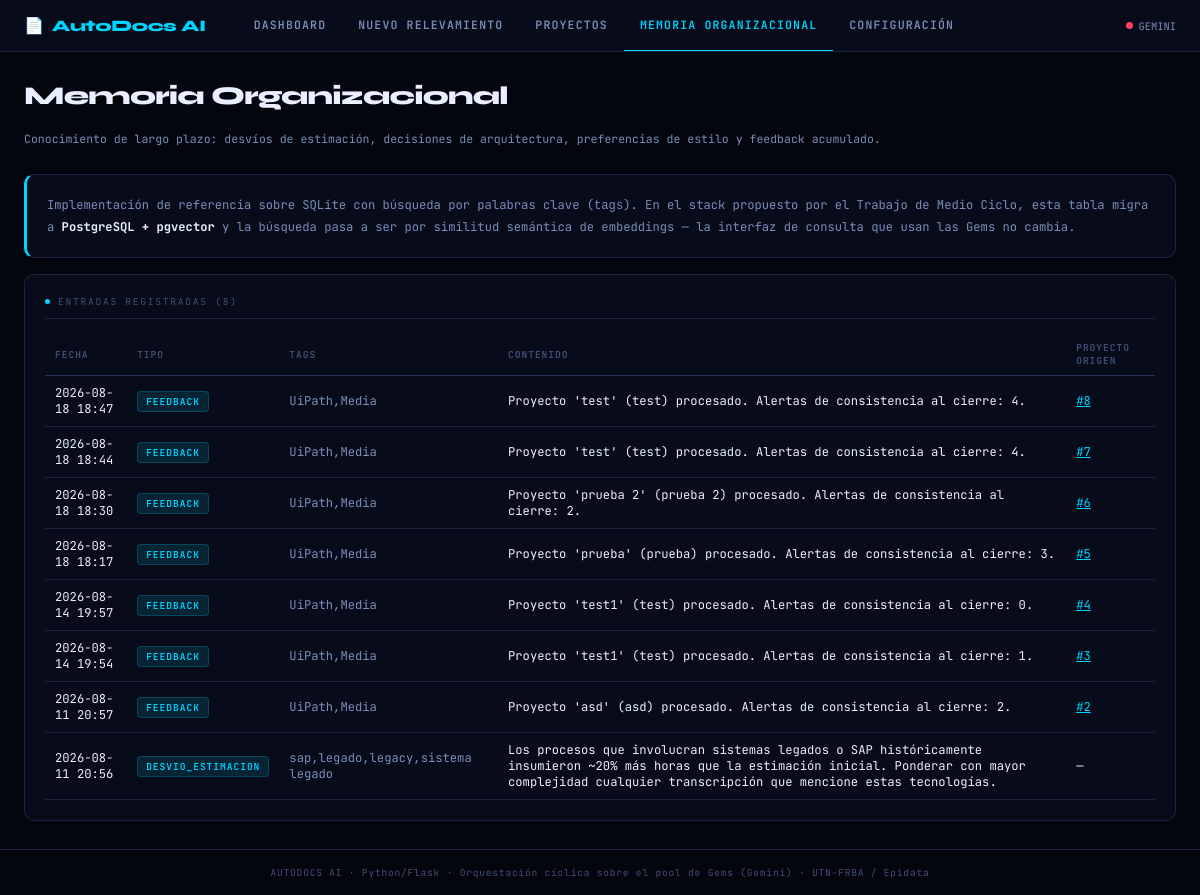
The page /memoria on the database as committed earlier.
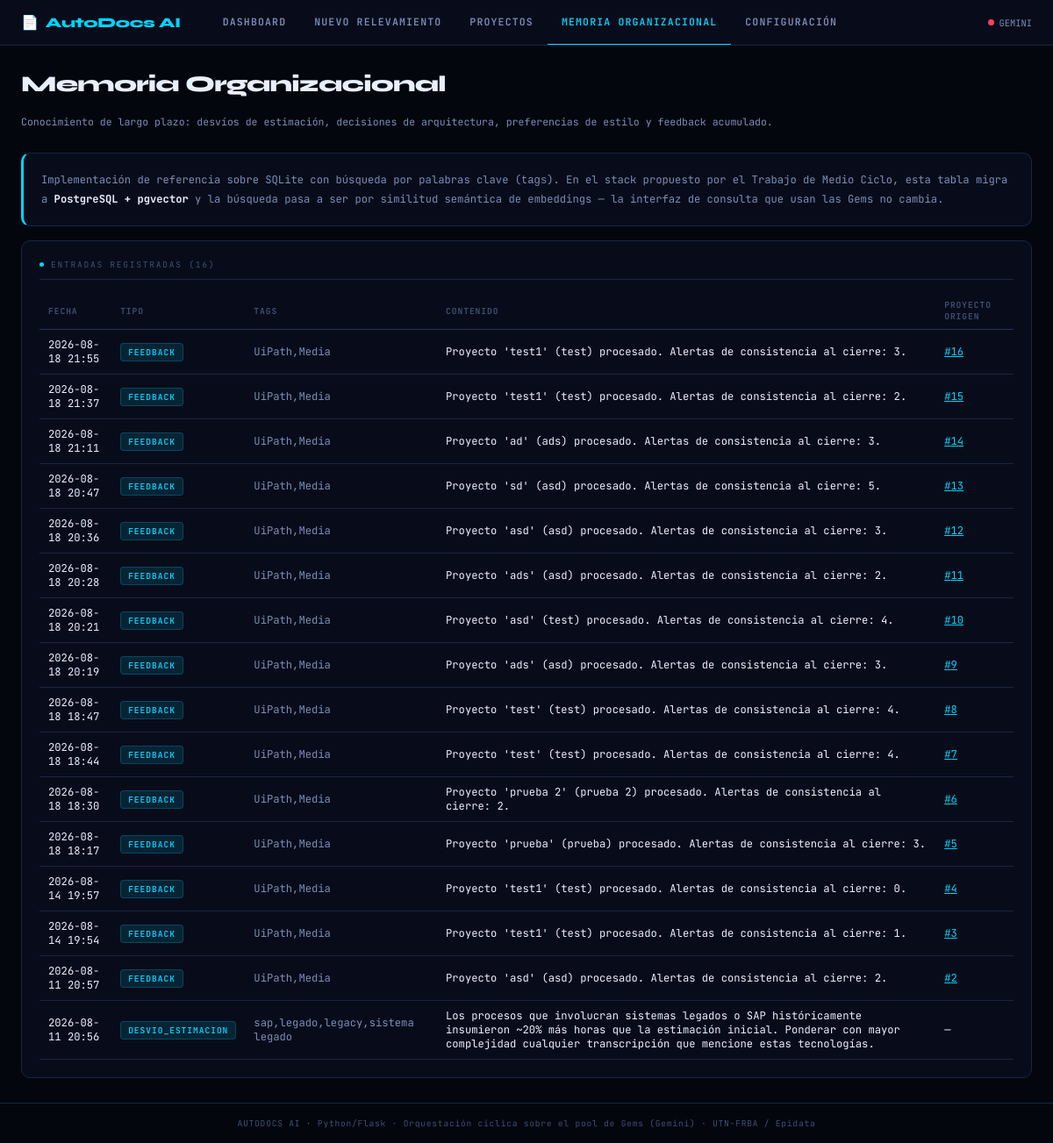
The same page on the database as committed later.
### tables this page shows
CREATE TABLE memoria_organizacional (
    id                INTEGER PRIMARY KEY AUTOINCREMENT,
    tipo              TEXT,     -- desvio_estimacion | decision_arquitectura | preferencia_estilo | feedback
    tags              TEXT,     -- csv de palabras clave para búsqueda (sustituye a la búsqueda vectorial)
    contenido         TEXT NOT NULL,
    proyecto_origen_id INTEGER REFERENCES proyectos(id),
    creado            TEXT DEFAULT CURRENT_TIMESTAMP
);

### ui/app.py (the view)
    @app.route("/memoria")
    def memoria():
        return render_template("memoria.html", entradas=MemoriaService.listar())

### core/db.py (called while the page is built)
def get_conn() -> sqlite3.Connection:
    DB_PATH.parent.mkdir(exist_ok=True)
    conn = sqlite3.connect(DB_PATH)
    conn.row_factory = sqlite3.Row
    conn.execute("PRAGMA foreign_keys = ON")
    return conn

### repositories/memoria_repository.py (called while the page is built)
    @staticmethod
    def listar(limite: int = 100) -> list:
        conn = get_conn()
        rows = conn.execute(
            "SELECT * FROM memoria_organizacional ORDER BY creado DESC LIMIT ?", (limite,)
        ).fetchall()
        conn.close()
        return [dict(r) for r in rows]

### services/memoria_service.py (called while the page is built)
    @staticmethod
    def listar() -> list:
        return MemoriaRepository.listar()

### ui/templates/memoria.html (shortened to what this page needs)
{% extends "base.html" %}
{% block content %}
<div class="page-header">
  <h1>Memoria Organizacional</h1>
  <p>Conocimiento de largo plazo: desvíos de estimación, decisiones de arquitectura, preferencias de estilo y feedback acumulado.</p>
</div>
<div class="panel mb-4" style="border-left:3px solid var(--cyan)">
  <p style="font-size:.76rem; color:var(--text-mid); line-height:1.7">
    Implementación de referencia sobre SQLite con búsqueda por palabras clave (<code>tags</code>).
    En el stack propuesto por el Trabajo de Medio Ciclo, esta tabla migra a
    <strong style="color:var(--text-hi)">PostgreSQL + pgvector</strong> y la búsqueda pasa a ser por
    similitud semántica de embeddings — la interfaz de consulta que usan las Gems no cambia.
  </p>
</div>
<div class="panel">
  <div class="panel-title"><span class="dot"></span>Entradas registradas ({{ entradas|length }})</div>
  <table>
    <thead><tr><th>Fecha</th><th>Tipo</th><th>Tags</th><th>Contenido</th><th>Proyecto origen</th></tr></thead>
    <tbody>
      {% for e in entradas %}
      <tr>
        <td>{{ e.creado[:16] }}</td>
        <td><span class="tag tag-cyan">{{ e.tipo }}</span></td>
        <td style="color:var(--text-mid)">{{ e.tags }}</td>
        <td>{{ e.contenido }}</td>
        <td>{% if e.proyecto_origen_id %}<a href="/resultado/{{ e.proyecto_origen_id }}" style="color:var(--cyan)">#{{ e.proyecto_origen_id }}</a>{% else %}—{% endif %}</td>
      </tr>
      {% else %}
      <tr><td colspan="5" class="result-box empty">Todavía no hay entradas en la memoria organizacional.</td></tr>
      {% endfor %}
    </tbody>
  </table>
</div>
{% endblock %}

Rows that differ between the two databases and show on the page:
added memoria_organizacional: creado "2026-08-18 21:55", tipo "FEEDBACK", tags "UiPath,Media", contenido "Proyecto 'test1' (test) procesado. Alertas de consistencia al cierre: 3.", proyecto_origen_id "16"
added memoria_organizacional: creado "2026-08-18 21:37", tipo "FEEDBACK", tags "UiPath,Media", contenido "Proyecto 'test1' (test) procesado. Alertas de consistencia al cierre: 2.", proyecto_origen_id "15"
added memoria_organizacional: creado "2026-08-18 21:11", tipo "FEEDBACK", tags "UiPath,Media", contenido "Proyecto 'ad' (ads) procesado. Alertas de consistencia al cierre: 3.", proyecto_origen_id "14"
added memoria_organizacional: creado "2026-08-18 20:47", tipo "FEEDBACK", tags "UiPath,Media", contenido "Proyecto 'sd' (asd) procesado. Alertas de consistencia al cierre: 5.", proyecto_origen_id "13"
added memoria_organizacional: creado "2026-08-18 20:36", tipo "FEEDBACK", tags "UiPath,Media", contenido "Proyecto 'asd' (asd) procesado. Alertas de consistencia al cierre: 3.", proyecto_origen_id "12"
added memoria_organizacional: creado "2026-08-18 20:28", tipo "FEEDBACK", tags "UiPath,Media", contenido "Proyecto 'ads' (asd) procesado. Alertas de consistencia al cierre: 2.", proyecto_origen_id "11"
added memoria_organizacional: creado "2026-08-18 20:21", tipo "FEEDBACK", tags "UiPath,Media", contenido "Proyecto 'asd' (test) procesado. Alertas de consistencia al cierre: 4.", proyecto_origen_id "10"
added memoria_organizacional: creado "2026-08-18 20:19", tipo "FEEDBACK", tags "UiPath,Media", contenido "Proyecto 'ads' (asd) procesado. Alertas de consistencia al cierre: 3.", proyecto_origen_id "9"
Other text that changed with them:
{{ entradas|length }}: "8" → "16"
